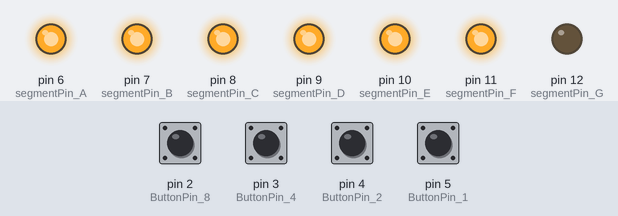
Recording of a sketch running on a simulated Arduino Uno, built with avr-gcc and run on an emulated ATmega328P. On the bench: output pins drawn as LEDs (lit = HIGH). Inputs (shaded band) come from the test bench; at power-on: pin 2 (ButtonPin_8), pin 3 (ButtonPin_4), pin 4 (ButtonPin_2), pin 5 (ButtonPin_1) HIGH.

Above: at 1.2 s.
1.3 s: pin 2 (ButtonPin_8) pulled LOW for 0.15 s
At 1.37 s:
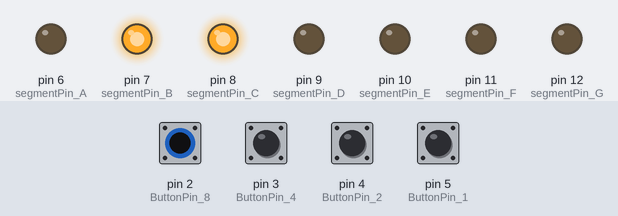
2.9 s: pin 3 (ButtonPin_4) pulled LOW for 0.15 s
At 2.97 s:
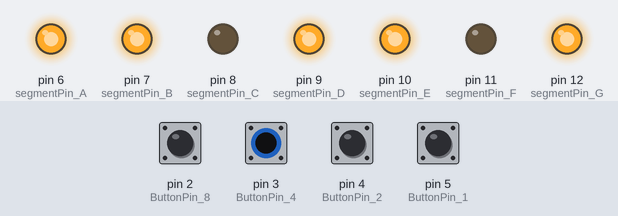
4.5 s: pin 4 (ButtonPin_2) pulled LOW for 0.15 s
At 4.57 s:
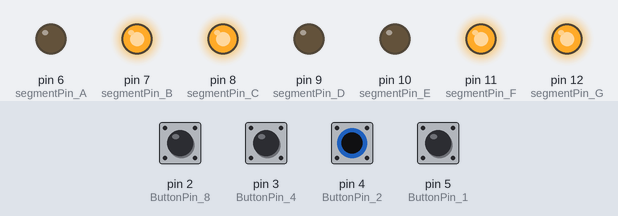
6.1 s: pin 5 (ButtonPin_1) pulled LOW for 0.15 s
At 6.17 s:
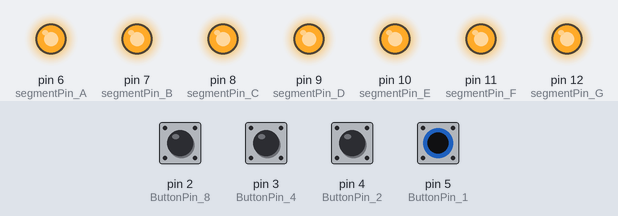
7.7 s: pin 2 (ButtonPin_8) driven LOW and pin 3 (ButtonPin_4) driven LOW
At 8.0 s:
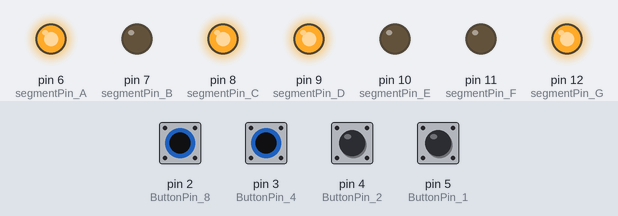
9.2 s: pin 4 (ButtonPin_2) pulled LOW for 1 s
At 10.0 s:
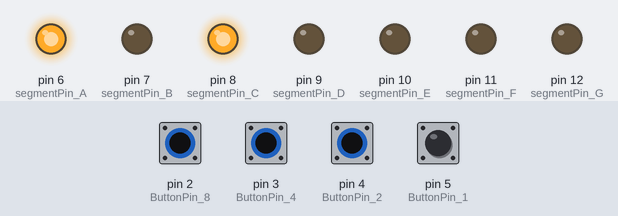
Timing chart, 0 to 12.2 s (numbered marks = the images above; inputs shaded):
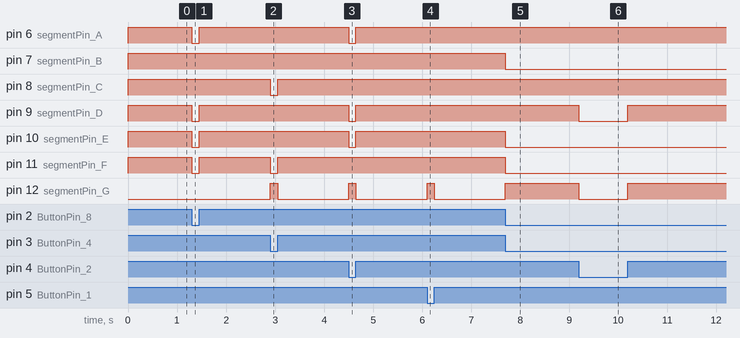

Measured:
- after the input at 1.3 s, pin 6 (segmentPin_A), pin 9 (segmentPin_D), pin 10 (segmentPin_E), pin 11 (segmentPin_F): HIGH → LOW at once, → HIGH 0.15 s later
- after the input at 2.9 s, pin 8 (segmentPin_C), pin 11 (segmentPin_F): HIGH → LOW at once, → HIGH 0.15 s later; pin 12 (segmentPin_G): LOW → HIGH at once, → LOW 0.15 s later
- after the input at 4.5 s, pin 6 (segmentPin_A), pin 9 (segmentPin_D), pin 10 (segmentPin_E): HIGH → LOW at once, → HIGH 0.15 s later; pin 12 (segmentPin_G): LOW → HIGH at once, → LOW 0.15 s later
- after the input at 6.1 s, pin 12 (segmentPin_G): LOW → HIGH at once, → LOW 0.15 s later
- after the input at 7.7 s, pin 7 (segmentPin_B), pin 10 (segmentPin_E), pin 11 (segmentPin_F): HIGH → LOW at once; pin 12 (segmentPin_G): LOW → HIGH at once
- after the input at 9.2 s, pin 9 (segmentPin_D), pin 12 (segmentPin_G): HIGH → LOW at once, → HIGH 1.0 s later

The sketch:

code.ino
```cpp
//Digital Pins positions

#define segmentPin_A 6
#define segmentPin_B 7
#define segmentPin_C 8
#define segmentPin_D 9
#define segmentPin_E 10
#define segmentPin_F 11
#define segmentPin_G 12

#define ButtonPin_1 5
#define ButtonPin_2 4
#define ButtonPin_4 3
#define ButtonPin_8 2

void setup() {
  pinMode(ButtonPin_1, INPUT);
  pinMode(ButtonPin_2, INPUT);
  pinMode(ButtonPin_4, INPUT);
  pinMode(ButtonPin_8, INPUT);

  pinMode(segmentPin_A, OUTPUT);
  pinMode(segmentPin_B, OUTPUT);
  pinMode(segmentPin_C, OUTPUT);
  pinMode(segmentPin_D, OUTPUT);
  pinMode(segmentPin_E, OUTPUT);
  pinMode(segmentPin_F, OUTPUT);
  pinMode(segmentPin_G, OUTPUT);
}

void displayDigit(int digit) {
  // Clear all segments
  digitalWrite(segmentPin_A, HIGH);
  digitalWrite(segmentPin_B, HIGH);
  digitalWrite(segmentPin_C, HIGH);
  digitalWrite(segmentPin_D, HIGH);
  digitalWrite(segmentPin_E, HIGH);
  digitalWrite(segmentPin_F, HIGH);
  digitalWrite(segmentPin_G, HIGH);

  // Display the appropriate segments based on the digit
  switch (digit) {
    case 0:
      digitalWrite(segmentPin_A, LOW);
      digitalWrite(segmentPin_B, LOW);
      digitalWrite(segmentPin_C, LOW);
      digitalWrite(segmentPin_D, LOW);
      digitalWrite(segmentPin_E, LOW);
      digitalWrite(segmentPin_F, LOW);
      break;
    case 1:
      digitalWrite(segmentPin_B, LOW);
      digitalWrite(segmentPin_C, LOW);
      break;
    case 2:
      digitalWrite(segmentPin_A, LOW);
      digitalWrite(segmentPin_B, LOW);
      digitalWrite(segmentPin_D, LOW);
      digitalWrite(segmentPin_E, LOW);
      digitalWrite(segmentPin_G, LOW);
      break;
    case 3:
      digitalWrite(segmentPin_A, LOW);
      digitalWrite(segmentPin_B, LOW);
      digitalWrite(segmentPin_C, LOW);
      digitalWrite(segmentPin_D, LOW);
      digitalWrite(segmentPin_G, LOW);
      break;
    case 4:
      digitalWrite(segmentPin_B, LOW);
      digitalWrite(segmentPin_C, LOW);
      digitalWrite(segmentPin_F, LOW);
      digitalWrite(segmentPin_G, LOW);
      break;
    case 5:
      digitalWrite(segmentPin_A, LOW);
      digitalWrite(segmentPin_C, LOW);
      digitalWrite(segmentPin_D, LOW);
      digitalWrite(segmentPin_F, LOW);
      digitalWrite(segmentPin_G, LOW);
      break;
    case 6:
      digitalWrite(segmentPin_A, LOW);
      digitalWrite(segmentPin_C, LOW);
      digitalWrite(segmentPin_D, LOW);
      digitalWrite(segmentPin_E, LOW);
      digitalWrite(segmentPin_F, LOW);
      digitalWrite(segmentPin_G, LOW);
      break;
    case 7:
      digitalWrite(segmentPin_A, LOW);
      digitalWrite(segmentPin_B, LOW);
      digitalWrite(segmentPin_C, LOW);
      break;
    case 8:
      digitalWrite(segmentPin_A, LOW);
      digitalWrite(segmentPin_B, LOW);
      digitalWrite(segmentPin_C, LOW);
      digitalWrite(segmentPin_D, LOW);
      digitalWrite(segmentPin_E, LOW);
      digitalWrite(segmentPin_F, LOW);
      digitalWrite(segmentPin_G, LOW);
      break;
    case 9:
      digitalWrite(segmentPin_A, LOW);
      digitalWrite(segmentPin_B, LOW);
      digitalWrite(segmentPin_C, LOW);
      digitalWrite(segmentPin_D, LOW);
      digitalWrite(segmentPin_F, LOW);
      digitalWrite(segmentPin_G, LOW);
      break;

  }
}

void loop() {
  bool w = !digitalRead(ButtonPin_1);
  bool x = !digitalRead(ButtonPin_2);
  bool y = !digitalRead(ButtonPin_4);
  bool z = !digitalRead(ButtonPin_8);

  digitalWrite(segmentPin_A, (!x && !z) || (!w && y) || (!w && x && z) || (x && z) || (w && !x && !y));
  digitalWrite(segmentPin_B, (!w && !y && !z) || (!x && !y) || (!x && !z) || (w && y && z) || (w && !y && z));
  digitalWrite(segmentPin_C, (!x && !y) || (!x && z) || (!y && z) || (!w && x) || (w && !x));
  digitalWrite(segmentPin_D, (!x && !y && !z) || (!w && y && !z) || (!x && y && z) || (x && !y && z) || (w && x && !z));
  digitalWrite(segmentPin_E, (!x && !z) || (y && !z) || (w && y) || (w && x));
  digitalWrite(segmentPin_F, (!x && !y && !z) || (!w && x && !y) || (x && y && !z) || (w && !x) || (w && y));
  digitalWrite(segmentPin_G, (!x && y) || (x && !z) || w || (w && x && !y && z));
}
```
